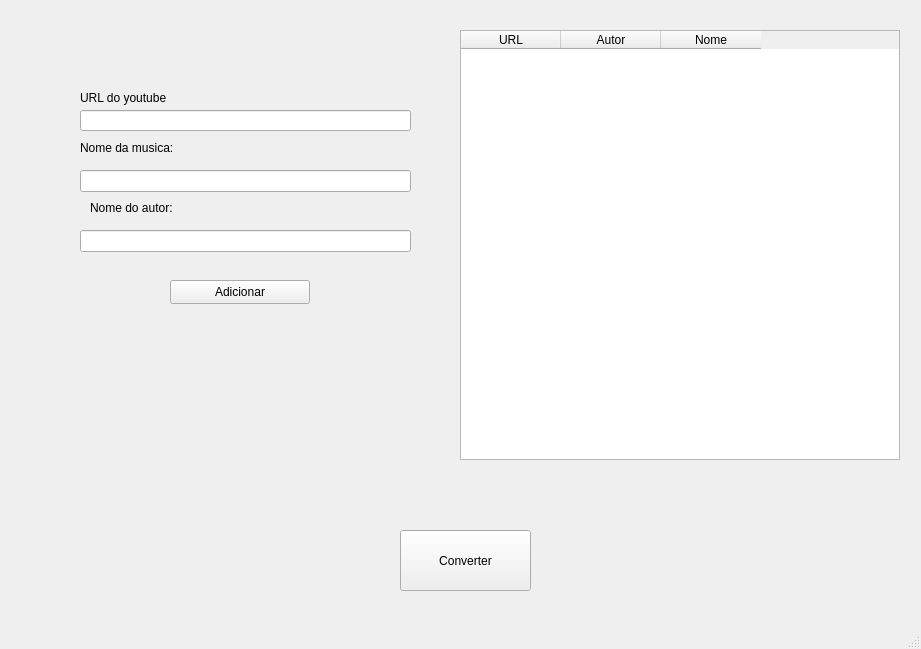
<?xml version="1.0" encoding="UTF-8"?>
<ui version="4.0">
 <class>Conversor</class>
 <widget class="QMainWindow" name="Conversor">
  <property name="enabled">
   <bool>true</bool>
  </property>
  <property name="geometry">
   <rect>
    <x>0</x>
    <y>0</y>
    <width>921</width>
    <height>649</height>
   </rect>
  </property>
  <property name="maximumSize">
   <size>
    <width>2000</width>
    <height>2000</height>
   </size>
  </property>
  <property name="windowTitle">
   <string>Conversor de video para MP3</string>
  </property>
  <widget class="QWidget" name="centralwidget">
   <widget class="QPushButton" name="Converte">
    <property name="geometry">
     <rect>
      <x>400</x>
      <y>530</y>
      <width>131</width>
      <height>61</height>
     </rect>
    </property>
    <property name="maximumSize">
     <size>
      <width>530</width>
      <height>130</height>
     </size>
    </property>
    <property name="text">
     <string>Converter</string>
    </property>
   </widget>
   <widget class="QLineEdit" name="Url">
    <property name="geometry">
     <rect>
      <x>80</x>
      <y>110</y>
      <width>331</width>
      <height>21</height>
     </rect>
    </property>
    <property name="maximumSize">
     <size>
      <width>331</width>
      <height>110</height>
     </size>
    </property>
   </widget>
   <widget class="QLineEdit" name="Nome">
    <property name="geometry">
     <rect>
      <x>80</x>
      <y>170</y>
      <width>331</width>
      <height>22</height>
     </rect>
    </property>
    <property name="maximumSize">
     <size>
      <width>331</width>
      <height>110</height>
     </size>
    </property>
   </widget>
   <widget class="QLineEdit" name="Autor">
    <property name="geometry">
     <rect>
      <x>80</x>
      <y>230</y>
      <width>331</width>
      <height>22</height>
     </rect>
    </property>
    <property name="maximumSize">
     <size>
      <width>331</width>
      <height>110</height>
     </size>
    </property>
   </widget>
   <widget class="QLabel" name="label">
    <property name="geometry">
     <rect>
      <x>80</x>
      <y>90</y>
      <width>91</width>
      <height>16</height>
     </rect>
    </property>
    <property name="text">
     <string>URL do youtube</string>
    </property>
   </widget>
   <widget class="QLabel" name="label_2">
    <property name="geometry">
     <rect>
      <x>80</x>
      <y>140</y>
      <width>161</width>
      <height>16</height>
     </rect>
    </property>
    <property name="text">
     <string>Nome da musica:</string>
    </property>
   </widget>
   <widget class="QLabel" name="label_3">
    <property name="geometry">
     <rect>
      <x>90</x>
      <y>200</y>
      <width>161</width>
      <height>16</height>
     </rect>
    </property>
    <property name="text">
     <string>Nome do autor:</string>
    </property>
   </widget>
   <widget class="QPushButton" name="Add">
    <property name="geometry">
     <rect>
      <x>170</x>
      <y>280</y>
      <width>140</width>
      <height>24</height>
     </rect>
    </property>
    <property name="maximumSize">
     <size>
      <width>140</width>
      <height>24</height>
     </size>
    </property>
    <property name="text">
     <string>Adicionar</string>
    </property>
   </widget>
   <widget class="QTableWidget" name="Lista">
    <property name="geometry">
     <rect>
      <x>460</x>
      <y>30</y>
      <width>440</width>
      <height>430</height>
     </rect>
    </property>
    <property name="maximumSize">
     <size>
      <width>440</width>
      <height>430</height>
     </size>
    </property>
    <column>
     <property name="text">
      <string>URL</string>
     </property>
    </column>
    <column>
     <property name="text">
      <string>Autor</string>
     </property>
    </column>
    <column>
     <property name="text">
      <string>Nome</string>
     </property>
    </column>
   </widget>
  </widget>
  <widget class="QMenuBar" name="menubar">
   <property name="geometry">
    <rect>
     <x>0</x>
     <y>0</y>
     <width>921</width>
     <height>22</height>
    </rect>
   </property>
  </widget>
  <widget class="QStatusBar" name="statusbar"/>
 </widget>
 <resources/>
 <connections/>
</ui>
